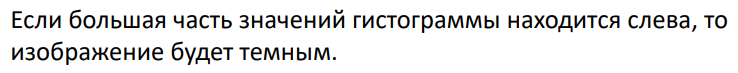
#> input picture 1lab/images/text.png, 738 x 73 px, found by its file name
$ python projection.py
#> lines starting #> are read from the running program, lines starting #| are printed output that depends on the picture; after the words box and inside, x2 and y2 are one past the last pixel; in counts of white or black regions, pixels touching at a corner belong together
import cv2 as cv
import numpy as np
from matplotlib import pyplot as plt

src_path = "C:/denFiles/git/technical-vision/1lab/images/"
# reading an image
img = cv.imread(src_path + "text.png", cv.IMREAD_GRAYSCALE)
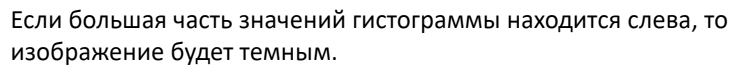
#> img: shape (73, 738); min 0, max 255, mean 231.7

# calculate projection for oX
x_proj = np.sum(img, axis=0)
#> x_proj = 738 values, max 18615 at index 0, min 11203 at index 13, mean 16910.8
# calculate projection for oY
y_proj = np.sum(img, axis=1)
#> y_proj = 73 values, max 188190 at index 0, min 101946 at index 16, mean 170961.2

# calculate the oX, oY boundaries
margin = 255  # the value in the array must change by at least "margin"
# so that we can assume that the void has been replaced by text or vice versa
x_boundaries = []
for i in range(x_proj.size - 1):
    if np.abs(x_proj[i].astype(np.int32) - x_proj[i + 1]) > margin:
        x_boundaries.append(i)
#> after the loop, x_boundaries = 472 values from 11 to 726
y_boundaries = []
for i in range(y_proj.size - 1):
    if np.abs(y_proj[i].astype(np.int32) - y_proj[i + 1]) > margin:
        y_boundaries.append(i)
#> after the loop, y_boundaries = 44 values from 8 to 64

# plot the projections graphs
plt.rcParams["figure.figsize"] = (16, 8)
figure, axis = plt.subplots(1, 2)
axis[0].plot(np.arange(x_proj.shape[0]), x_proj, 'r', label="oX projection")
axis[0].plot([x_boundaries[0], x_boundaries[0]], [min(x_proj), max(x_proj)], 'g', linestyle="dashed")
axis[0].plot([x_boundaries[-1], x_boundaries[-1]], [min(x_proj), max(x_proj)], 'g', linestyle="dashed")

axis[1].plot(y_proj, np.arange(y_proj.shape[0] - 1, -1, -1), 'b', label="oY projection")
axis[1].plot([min(y_proj), max(y_proj)], [y_boundaries[0], y_boundaries[0]], 'g', linestyle="dashed")
axis[1].plot([min(y_proj), max(y_proj)], [y_boundaries[-1], y_boundaries[-1]], 'g', linestyle="dashed")
figure.legend(loc="upper right")
plt.show()
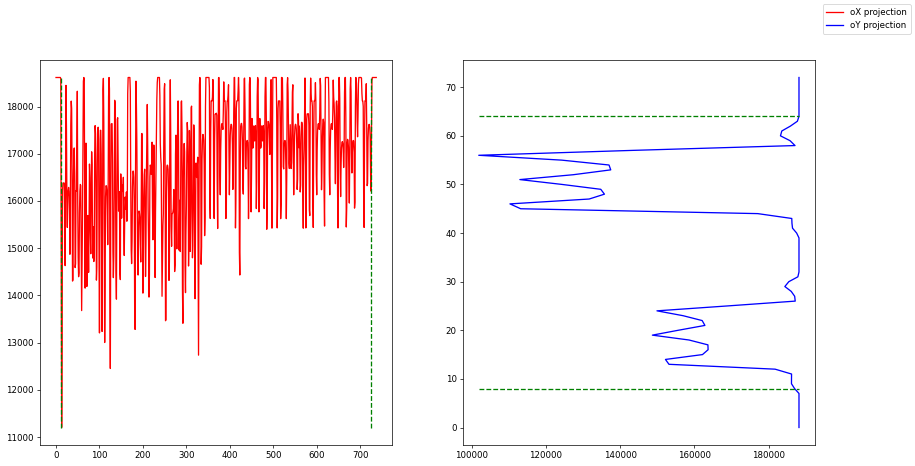
#> figure drawn by matplotlib, 2 panels; panel 1: curve peaks at x = 0, y = 18615

start_point = (x_boundaries[0], img.shape[0] - y_boundaries[-1])  # top left corner
#> start_point = (11, 9)
end_point = (x_boundaries[-1], img.shape[0] - y_boundaries[0])  # bottom right corner
#> end_point = (726, 65)
color = (0, 0, 255)  # color in BGR
thickness = 1  # line thickness

# draw a calculated borders of the object on the image
img = cv.rectangle(img, start_point, end_point, color, thickness)
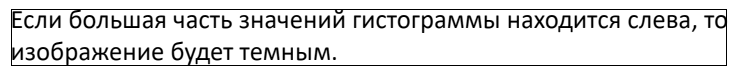
#> img: shape (73, 738); 2.86% of pixels changed, all inside (x1, y1, x2, y2) = (11, 9, 727, 66)

cv.imshow("text", img)
cv.imwrite(src_path + "text_rect.jpg", img)
cv.waitKey(0)
cv.destroyAllWindows()
